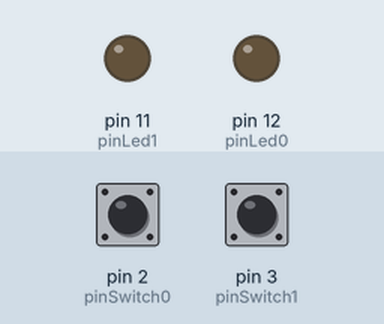
Simulated run of this sketch. Board: Arduino Uno, built with avr-gcc and run on an emulated ATmega328P. On the bench: output pins drawn as LEDs (lit = HIGH). The inputs (shaded band) are chosen by the test bench; at power-on: pin 2 (pinSwitch0) LOW, pin 3 (pinSwitch1) LOW.

Above: at 1.2 s.
1.3 s: pin 2 (pinSwitch0) pulled HIGH for 0.15 s
At 1.8 s:
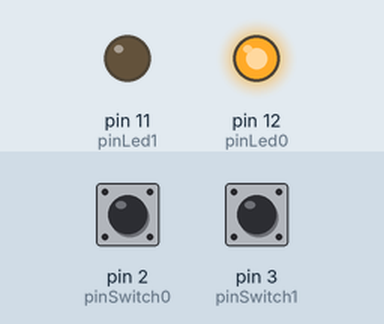
2.9 s: pin 3 (pinSwitch1) pulled HIGH for 0.15 s
At 4.1 s:
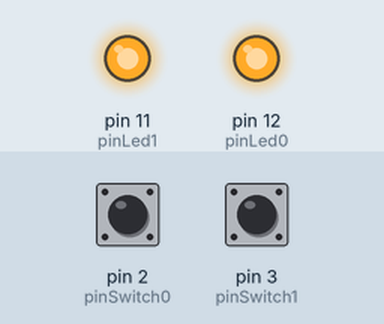
4.5 s: pin 2 (pinSwitch0) pulled HIGH for 1 s
At 5.5 s:
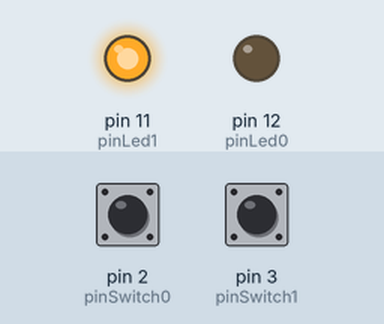
7.0 s: pin 2 (pinSwitch0) pulled HIGH for 3.2 s
At 7.4 s:
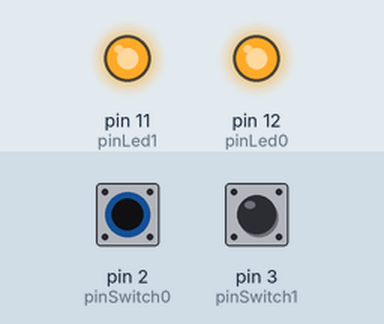
11.7 s: pin 3 (pinSwitch1) pulled HIGH for 1 s
At 12.1 s:
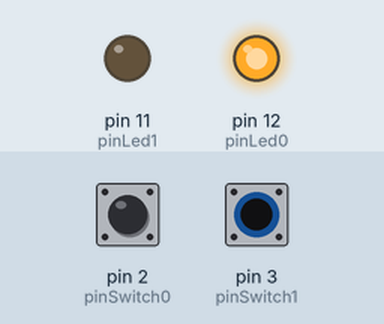
Timing chart, 0 to 14.7 s (numbered marks = the images above; inputs shaded):
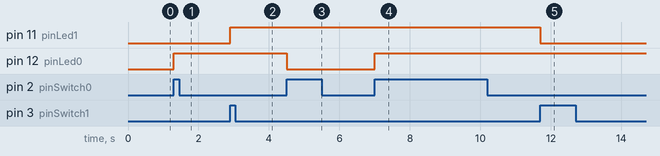

The sketch:

09_switch_led_edge_interrupt.ino
```cpp
int pinLed0 = 12;
int pinLed1 = 11;
int pinSwitch0 = 2;
int pinSwitch1 = 3;

boolean pre_value = LOW, cur_value = LOW; // 스위치 이전값, 현재값

void setup() {
  Serial.begin(115200);
  pinMode(pinLed0, OUTPUT);
  pinMode(pinLed1, OUTPUT);
  pinMode(pinSwitch0, INPUT);
  pinMode(pinSwitch1, INPUT);
  attachInterrupt(digitalPinToInterrupt(pinSwitch0), led0_state_change, RISING);
  attachInterrupt(digitalPinToInterrupt(pinSwitch1), led1_state_change, RISING);
}

void loop() {
}

void led0_state_change()    // 스위치 눌렀을 때 할일
{
  if (digitalRead(pinLed0) == LOW) {
    digitalWrite(pinLed0, HIGH);
  } else {
    digitalWrite(pinLed0, LOW);
  }
}


void led1_state_change()    // 스위치 눌렀을 때 할일
{
  if (digitalRead(pinLed1) == LOW) {
    digitalWrite(pinLed1, HIGH);
  } else {
    digitalWrite(pinLed1, LOW);
  }
}
```

Measured:
- after the input at 1.3 s, pin 12 (pinLed0): LOW → HIGH at once
- after the input at 2.9 s, pin 11 (pinLed1): LOW → HIGH at once
- after the input at 4.5 s, pin 12 (pinLed0): HIGH → LOW at once
- after the input at 7.0 s, pin 12 (pinLed0): LOW → HIGH at once
- after the input at 11.7 s, pin 11 (pinLed1): HIGH → LOW at once
